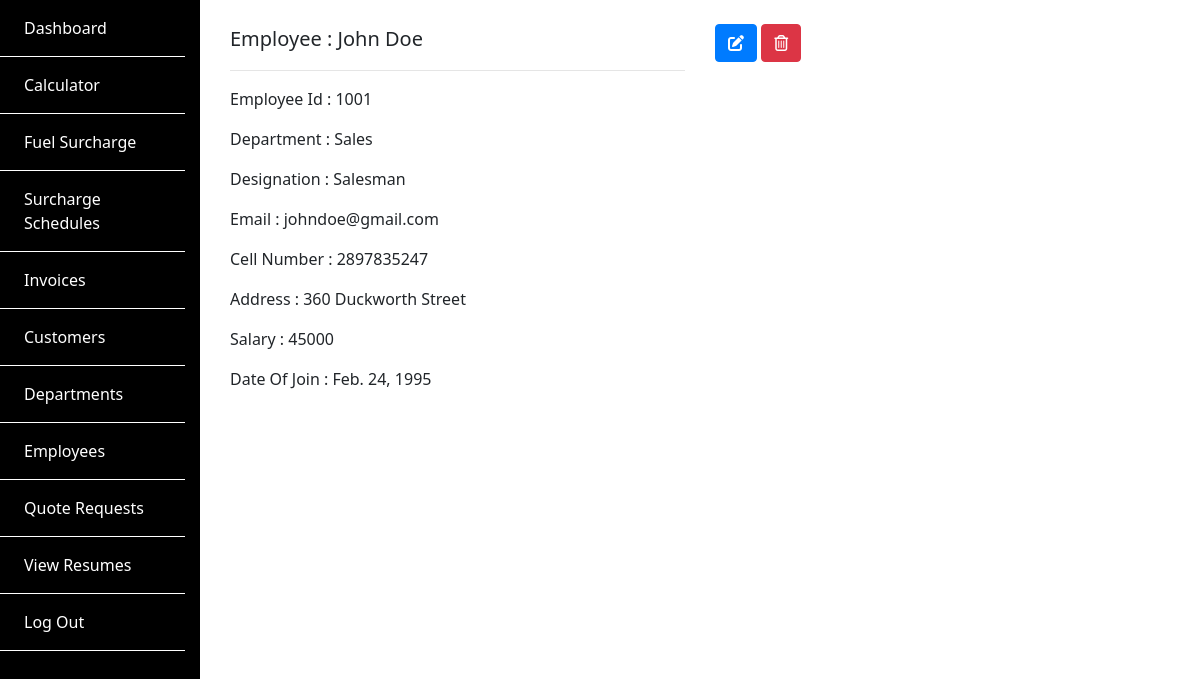
The app's page /employees/1001/ (signed in) with its own data.
### SiteApp/models.py (models this page shows, shortened)
class Employee(models.Model):
    employee_id = models.IntegerField()
    first_name = models.CharField(max_length=50)
    last_name = models.CharField(max_length=50)
    email = models.EmailField()
    cell_number = models.BigIntegerField()
    address = models.CharField(max_length=200)
    department = models.ForeignKey(
        Department, on_delete=models.CASCADE, related_name="employees")
    designation = models.CharField(max_length=50)
    salary = models.IntegerField()
    date_of_join = models.DateField()

class Department(models.Model):
    name = models.CharField(max_length=50)
    def __str__(self):
        return self.name

### SiteApp/views.py (the view)
# urls.py: path('employees/<int:id>/', views.ViewEmployee, name='view_employee'),
@login_required
def ViewEmployee(request,id):
    employee = Employee.objects.get(employee_id=id)
    return render(request,'SiteApp/view_employee.html',{'employee':employee})

### SiteApp/templates/SiteApp/view_employee.html
{% extends "backend_base.html" %} {% block content %}
<div class="container py-4">
  <div class="row">
    <div class="col-sm-12 col-md-6 col-lg-6 col-xl-6">
      <p class="lead">
        Employee : {{employee.first_name}} {{employee.last_name}}
      </p>
      <hr>
    <p >
        Employee Id : {{employee.employee_id}}
    </p>
      <p>
        Department : {{employee.department}}
      </p>
        <p>
            Designation : {{employee.designation}}
        </p>
        <p>
        Email : {{employee.email}}
        </p>
        <p>
            Cell Number : {{employee.cell_number}}
        </p>
        <p>
            Address : {{employee.address}}
        </p>
        <p>
            Salary : {{employee.salary}}
        </p>
        <p>
            Date Of Join : {{employee.date_of_join}}
        </p>
    </div>
    <div class="col-sm-12 col-md-6 col-lg-6 col-xl-6">
        <a href="{% url 'edit_employee' id=employee.employee_id%}" class="btn btn-primary text-center"><span><i class="fas fa-edit"></i></span></a>
        <a href="{% url 'delete_employee' id=employee.employee_id %}" class="btn btn-danger text-center"><span><i class="far fa-trash-alt"></i></span></a></a>
    </div>
  </div>
</div>
{% endblock %}

### SiteApp/static/SiteApp/css/style.css (style rules this page uses)
* { font-family: "Noto Sans", sans-serif; transition: all ease-in 0.2s; }
html, body { height: 100%; min-height: 100%; }

### records on screen
Employee: first_name "John", last_name "Doe", employee_id "1001", department "Sales", designation "Salesman", email "johndoe@gmail.com", cell_number "2897835247", address "360 Duckworth Street", salary "45000", date_of_join "Feb. 24, 1995"
